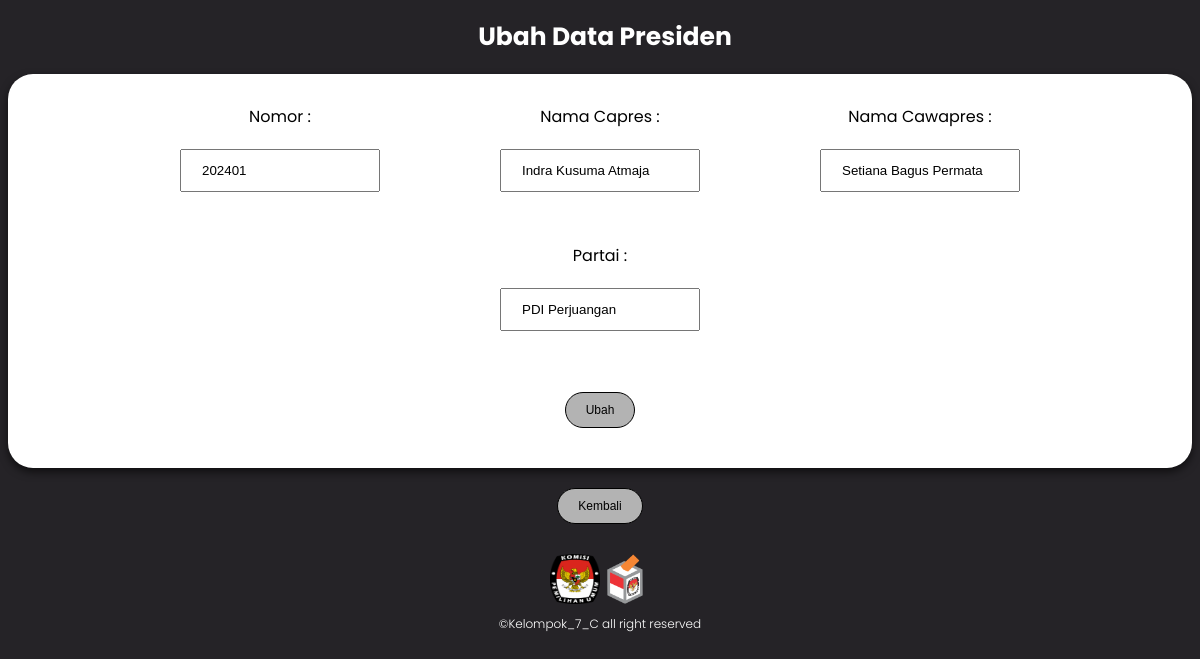
Screenshot of /ubahpresiden.php?id=1 with the database file from the repository.
### tables this page shows
CREATE TABLE `presiden` (
  `id` int(30) NOT NULL AUTO_INCREMENT,
  `id_opsi` int(6) NOT NULL,
  `nama_pres` varchar(30) NOT NULL,
  `nama_wapres` varchar(30) NOT NULL,
  `partai` char(30) NOT NULL,
  `img` varchar(30) NOT NULL,
  PRIMARY KEY (`id`)
);

### functions.php (called while the page is built, shortened)
<?php
function query($query){
    global $conn;
    $result = mysqli_query($conn, $query);
    $rows = [];
    while($row = mysqli_fetch_assoc($result)){
        $rows[] = $row;
    }
    return $rows;
}
?>

### ubahpresiden.php (the view, shortened to what this page needs)
<?php
include "koneksi.php";
include "functions.php";
$ID = $_GET['id'];
$presiden = query("SELECT * FROM presiden WHERE id = $ID")[0];
?>
<!DOCTYPE html>
<html lang="en">
<head>
</head>
<body>
<h1>Ubah Data Presiden</h1>
        <div class="container">
            <form action="" method="post" enctype="multipart/form-data">
            <div class="datainput">
                <div class="form-group">
                    <div>
                    <label for="id_opsi">Nomor :</label>
                    </div>
                    <input type="text" name="id_opsi" id="id_opsi" required value="<?= $presiden['id_opsi']; ?>"
                    class="form-control" aria-describedby="helpId">
                    <br><br>
                </div>
                <div class="form-group">
                    <div>
                    <label for="nama_pres">Nama Capres :</label>
                    </div>
                    <input type="text" name="nama_pres" id="nama_pres" required value="<?= $presiden['nama_pres']; ?>"
                    class="form-control"  aria-describedby="helpId">
                    <br><br>
                </div>
                <div class="form-group">
                    <div>
                    <label for="nama_wapres">Nama Cawapres :</label>
                    </div>
                    <input type="text" name="nama_wapres" id="nama_wapres" required value="<?= $presiden['nama_wapres']; ?>"
                    class="form-control" aria-describedby="helpId">
                    <br><br>
                </div>
                <div class="form-group">
                    <div>
                    <label for="partai">Partai :</label>
                    </div>
                    <input type="text" name="partai" id="partai" required value="<?= $presiden['partai']; ?>"
                    class="form-control" aria-describedby="helpId">
                    <br><br>
                </div>
                    <br>
            </div>
                    <button type="submit" name="submit">Ubah</button>
            </form>
        </div>
    <a href="datapresiden.php">
        <button class="button1">Kembali</button>
    </a>
    <div class="kpu">
        <div class="img">
            <img src="KPU.png" alt="">
        </div>
        <div class="img">
            <img src="kotak.png" alt="">
        </div>
    </div>
    <h3 class="copyright">©Kelompok_7_C all right reserved</h3>
</body>
</html>

### ubahpresiden.php (style rules this page uses)
body { background-color:rgb(37, 35, 39); font-family: "Poppins", sans-serif; line-height: 1.6; }
a { text-decoration: none; color: black; }
input[type=text] { width: 200px; padding: 12px 20px; margin-top: 20px; margin-bottom: 5px; box-sizing:border-box; }
h1 { color: white; text-align: center; margin-left: 10px; font-size: 25px; }
label { text-align: center; margin: 0; font-weight: 400; }
.datainput { text-align: center; color: black; font-weight: 100; display: flex; flex-wrap: wrap; justify-content: center; }
.container { border-radius: 25px; border: 0 solid rgb(0, 0, 0); display: flex; flex-wrap: wrap; width: auto; height: auto; background: rgb(255, 255, 255); box-shadow: 0 4px 8px 0 rgba(0, 0, 0, 0.6); margin: auto; padding: 20px; justify-content: center; }
.form-group { margin: 10px; width: 300px; height: auto; display: block; }
button[type=submit] { background-color: rgb(179, 179, 179); border: 1px solid rgb(0, 0, 0); padding: 10px 20px; color: rgb(0, 0, 0); border-radius: 50px; font-size: 12px; font-weight: 300; margin: 0 auto; margin-top: 20px; margin-bottom: 20px; display: block; transition: 0.2s ease-in-out 0s; }
.button1 { background-color: rgb(179, 179, 179); border: 1px solid rgb(0, 0, 0); padding: 10px 20px; color: rgb(0, 0, 0); border-radius: 50px; font-size: 12px; margin: 0 auto; margin-top: 20px; margin-bottom: 20px; display: block; transition: 0.2s ease-in-out 0s; }
.copyright { font-size: 12px; color: white; text-align: center; font-weight: 300; margin: auto; }
.kpu img { display: block; margin-left: auto; margin-right: auto; width: 50px; height: 50px; }
.kpu { display: flex; justify-content: center; flex-wrap: wrap; margin: auto; padding: 10px; border-radius: 20px; }

### rows the page displays
presiden: id_opsi "202401", nama_pres "Indra Kusuma Atmaja", nama_wapres "Setiana Bagus Permata", partai "PDI Perjuangan"
